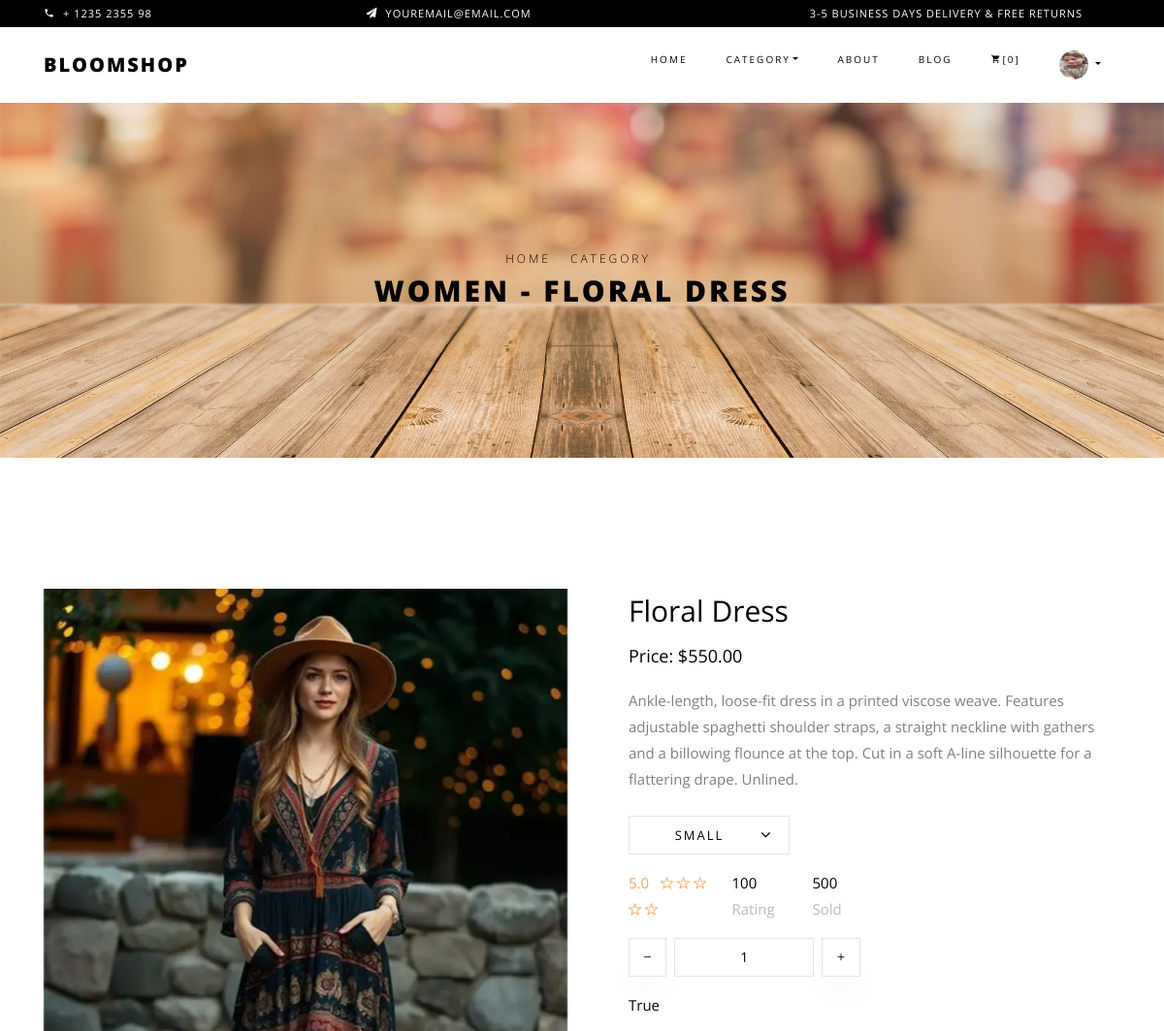
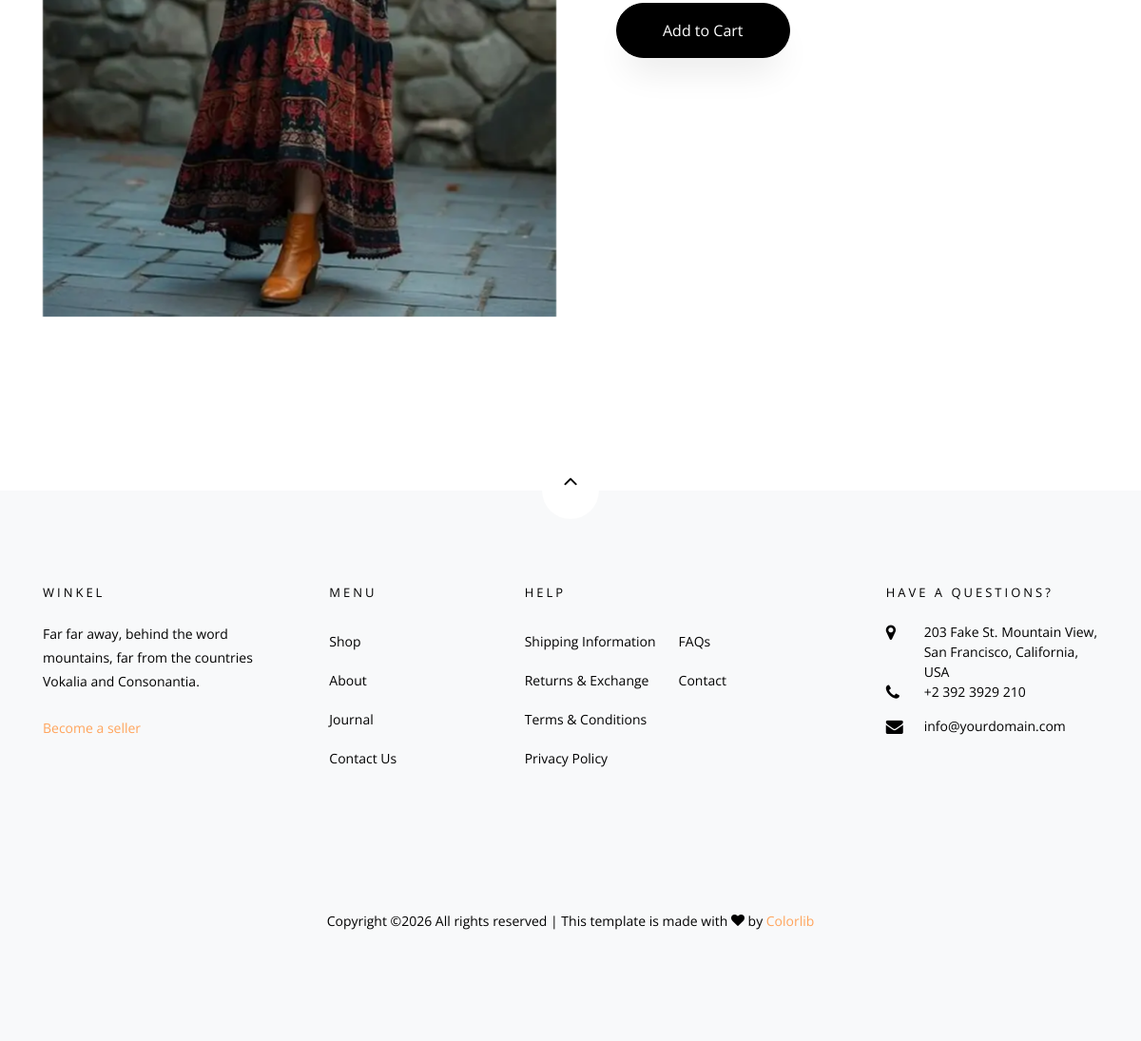
The page /category_single_product/2/product/1/ (signed in) on the database its author committed (2 pictures, top to bottom).
### myapp/models.py (models this page shows, shortened)
class BuyerProfile(models.Model):
    user = models.OneToOneField('auth.User', on_delete=models.CASCADE)
    mobile = models.CharField(max_length=15)
    mobile_verified = models.BooleanField(default=False)
    profile_picture = models.ImageField(upload_to='profile_pictures/', null=True, blank=True)

class Category(models.Model):
    name = models.CharField(max_length=100)
    parent = models.ForeignKey(
        'self',
        on_delete=models.CASCADE,
        null=True,
        blank=True,
        related_name='subcategories')

class Product(models.Model):
    name = models.CharField(max_length=200)
    price = models.DecimalField(max_digits=10, decimal_places=2)
    description = models.TextField(blank = True)
    image = models.ImageField(upload_to='products/')
    size = models.CharField(max_length=50, blank = True)
    color = models.CharField(max_length=50, blank = True)
    category = models.ForeignKey(
        Category,
        on_delete=models.SET_NULL,
        null = True,
        blank = True
        )
    seller = models.ForeignKey(
        SellerProfile,
        on_delete=models.CASCADE,
        null = True,
        blank = True
        )
    stock = models.BooleanField(null=True, default=True)

### myapp/views.py (the view)
# urls.py: path('category_single_product/<int:category_id>/product/<int:product_id>/', views.category_single_product, name='category_single_product'),
def category_single_product(request, category_id, product_id):
    category = Category.objects.get(id=category_id)
    product = Product.objects.get(id=product_id)
    return render(request, 'category_single_product.html', {'product': product, 'category': category})

### myapp/context_processors.py (called while the page is built)
def categories(request):
    categories = Category.objects.filter(parent= None)
    return {'categories': categories}

def profile(request):
    if request.user.is_authenticated:
        try:
            buyer_profile = BuyerProfile.objects.get(user=request.user)
            return {'profile': buyer_profile}
        except BuyerProfile.DoesNotExist:
            try:
                seller_profile = SellerProfile.objects.get(user=request.user)
                return {'profile':seller_profile}
            except SellerProfile.DoesNotExist:
                return {'profile': None}
    return {'profile': None}

### templates/category_single_product.html (shortened to what this page needs)
<!DOCTYPE html>
{% extends 'header.html' %}
{% load static %}
{% block content %}
<html lang="en">
    <div class="hero-wrap hero-bread" style="background-image: url('{% static 'images/bg_6.jpg' %}');">
      <div class="container">
        <div class="row no-gutters slider-text align-items-center justify-content-center">
          <div class="col-md-9 ftco-animate text-center">
          	<p class="breadcrumbs"><span class="mr-2"><a href="{% url 'home' %}">Home</a></span>. <span class="mr-2"><a href="{% url 'category' %}">Category</a></span></p>
            <h1 class="mb-0 bread">{{category.name}} - {{ product.name }}</h1>
          </div>
        </div>
      </div>
    </div>
    <section class="ftco-section">
    	<div class="container">
    		<div class="row">
    			<div class="col-lg-6 mb-5 ftco-animate">
    				<a href="{% static 'images/menu-2.jpg' %}" class="image-popup">
						<img src="{{ product.image.url }}" class="img-fluid" alt="{{product.name}}">
					</a>
    			</div>
    			<div class="col-lg-6 product-details pl-md-5 ftco-animate">
    				<h3>{{ product.name }}</h3>
                    <p class="price" ><span style="font-size: 18px;">Price: ${{product.price}}</span></p>
    				<p>{{product.description}}</p>
						<div class="row mt-4">
							<div class="col-md-6">
								<div class="form-group d-flex">
		              <div class="select-wrap">
	                  <div class="icon"><span class="ion-ios-arrow-down"></span></div>
	                  <select name="" id="" class="form-control">
	                  	<option value="">Small</option>
	                  </select>
	                </div>
		            </div>
    				<div class="rating d-flex">
							<p class="text-left mr-4">
								<a href="#" class="mr-2">5.0</a>
								<a href="#"><span class="ion-ios-star-outline"></span></a>
								<a href="#"><span class="ion-ios-star-outline"></span></a>
								<a href="#"><span class="ion-ios-star-outline"></span></a>
								<a href="#"><span class="ion-ios-star-outline"></span></a>
								<a href="#"><span class="ion-ios-star-outline"></span></a>
							</p>
							<p class="text-left mr-4">
								<a href="#" class="mr-2" style="color: #000;">100 <span style="color: #bbb;">Rating</span></a>
							</p>
							<p class="text-left">
								<a href="#" class="mr-2" style="color: #000;">500 <span style="color: #bbb;">Sold</span></a>
							</p>
						</div>
							</div>
							<div class="input-group col-md-6 d-flex mb-3">
	             	<span class="input-group-btn mr-2">
	                	<button type="button" class="quantity-left-minus btn"  data-type="minus" data-field="">
	                   <i class="ion-ios-remove"></i>
	                	</button>
	            		</span>
	             	<input type="text" id="quantity" name="quantity" class="form-control input-number" value="1" min="1" max="100">
	             	<span class="input-group-btn ml-2">
	                	<button type="button" class="quantity-right-plus btn" data-type="plus" data-field="">
	                     <i class="ion-ios-add"></i>
	                 </button>
	             	</span>
	          	</div>
	          	<div class="col-md-12">
	          		<p style="color: #000;">{{ product.stock }} </p>
	          	</div>
          	</div>
          	<p><a href="{% url 'cart' %}" class="btn btn-black py-3 px-5">Add to Cart</a></p>
    			</div>
    		</div>
    	</div>
    </section>
 {% endblock %}

### templates/header.html (shortened to what this page needs)
 {% load static %}
 <head>
    <link rel="stylesheet" href="{% static 'css/open-iconic-bootstrap.min.css' %}">
    <link rel="stylesheet" href="{% static 'css/animate.css' %}">
    <link rel="stylesheet" href="{% static 'css/owl.carousel.min.css' %}">
    <link rel="stylesheet" href="{% static 'css/owl.theme.default.min.css' %}">
    <link rel="stylesheet" href="{% static 'css/magnific-popup.css' %}">
    <link rel="stylesheet" href="{% static 'css/aos.css' %}">
    <link rel="stylesheet" href="{% static 'css/ionicons.min.css' %}">
	<link rel="stylesheet" href="https://cdn.jsdelivr.net/npm/bootstrap-icons@1.13.1/font/bootstrap-icons.min.css">
    <link rel="stylesheet" href="{% static 'css/bootstrap-datepicker.css' %}">
    <link rel="stylesheet" href="{% static 'css/jquery.timepicker.css' %}">
    <link rel="stylesheet" href="{% static 'css/flaticon.css' %}">
    <link rel="stylesheet" href="{% static 'css/icomoon.css' %}">
    <link rel="stylesheet" href="{% static 'css/style.css' %}">
  </head>
  <body class="goto-here">
		<div class="py-1 bg-black">
    	<div class="container">
    		<div class="row no-gutters d-flex align-items-start align-items-center px-md-0">
	    		<div class="col-lg-12 d-block">
		    		<div class="row d-flex">
		    			<div class="col-md pr-4 d-flex topper align-items-center">
					    	<div class="icon mr-2 d-flex justify-content-center align-items-center"><span class="icon-phone2"></span></div>
						    <span class="text">+ 1235 2355 98</span>
					    </div>
					    <div class="col-md pr-4 d-flex topper align-items-center">
					    	<div class="icon mr-2 d-flex justify-content-center align-items-center"><span class="icon-paper-plane"></span></div>
						    <span class="text">youremail@email.com</span>
					    </div>
					    <div class="col-md-5 pr-4 d-flex topper align-items-center text-lg-right">
						    <span class="text">3-5 Business days delivery &amp; Free Returns</span>
					    </div>
				    </div>
			    </div>
		    </div>
		  </div>
    </div>
<nav class="navbar navbar-expand-lg navbar-dark ftco_navbar bg-dark ftco-navbar-light" id="ftco-navbar">
	    <div class="container">
	      <a class="navbar-brand" href="{% url 'home' %}">Bloomshop</a>
			 <div class="collapse navbar-collapse" id="ftco-nav">
	           <ul class="navbar-nav ml-auto">
	             <li class="nav-item active"><a href="{% url 'home' %}" class="nav-link">Home</a></li>
				 <li class="nav-item dropdown">
                    <a class="nav-link dropdown-toggle" href="{% url 'category' %}" id="dropdown04" data-toggle="dropdown" aria-haspopup="true" aria-expanded="false">Category</a>
                 </li>
	              <li class="nav-item"><a href="{% url 'about' %}" class="nav-link">About</a></li>
	              <li class="nav-item"><a href="{% url 'blog' %}" class="nav-link">Blog</a></li>
				 {% if request.session.email %}
				  <li class="nav-item cta cta-colored"><a href="{% url 'cart' %}" class="nav-link"><span class="icon-shopping_cart"></span>[0]</a></li>
                  <li class="nav-item dropdown d-flex align-items-center">
                   {% if profile.profile_picture %}
					<a href="#" class="nav-link dropdown-toggle" id="dropdown04" data-toggle="dropdown" aria-haspopup="true" aria-expanded="false">
						<img src="{{ profile.profile_picture.url  }}" alt="Profile Picture" class="rounded-circle" width="30" height="30">
					</a>
					{% else %}
					<a href="#" class="nav-link dropdown-toggle" id="dropdown04" data-toggle="dropdown" aria-haspopup="true" aria-expanded="false">
					</a>
					{% endif %}
                 </li>
	              {% else %}
                  <li class="nav-item"><a href="{% url 'signup' %}" class="nav-link">Signup</a></li>
				  <li class="nav-item"><a href="{% url 'login' %}" class="nav-link">Login</a></li>
				 {% endif %}
	           </ul>
	         </div>
	    </div>
	</nav>
      {% block content %}
      {% endblock %}
    {% include "footer.html" %}

### templates/footer.html (shortened to what this page needs)
     {% load static %}
    <footer class="ftco-footer bg-light ftco-section">
      <div class="container">
      	<div class="row">
      		<div class="mouse">
						<a href="#" class="mouse-icon">
							<div class="mouse-wheel"><span class="ion-ios-arrow-up"></span></div>
						</a>
					</div>
      	</div>
        <div class="row mb-5">
          <div class="col-md">
            <div class="ftco-footer-widget mb-4">
              <h2 class="ftco-heading-2">Winkel</h2>
              <p>Far far away, behind the word mountains, far from the countries Vokalia and Consonantia.</p>
              <a href="{% url 'seller_signup' %}" class="py-2 d-block">Become a seller</a>
              <ul class="ftco-footer-social list-unstyled float-md-left float-lft mt-5">
              </ul>
            </div>
          </div>
          <div class="col-md">
            <div class="ftco-footer-widget mb-4 ml-md-5">
              <h2 class="ftco-heading-2">Menu</h2>
              <ul class="list-unstyled">
                <li><a href="{% url 'shop' %}" class="py-2 d-block">Shop</a></li>
                <li><a href="{% url 'about' %}" class="py-2 d-block">About</a></li>
                <li><a href="journal" class="py-2 d-block">Journal</a></li>
                <li><a href="{% url 'contact' %}" class="py-2 d-block">Contact Us</a></li>
              </ul>
            </div>
          </div>
          <div class="col-md-4">
             <div class="ftco-footer-widget mb-4">
              <h2 class="ftco-heading-2">Help</h2>
              <div class="d-flex">
	              <ul class="list-unstyled mr-l-5 pr-l-3 mr-4">
	                <li><a href="Shipping" class="py-2 d-block">Shipping Information</a></li>
	                <li><a href="returns" class="py-2 d-block">Returns &amp; Exchange</a></li>
	                <li><a href="terms" class="py-2 d-block">Terms &amp; Conditions</a></li>
	                <li><a href="privacy" class="py-2 d-block">Privacy Policy</a></li>
	              </ul>
	              <ul class="list-unstyled">
	                <li><a href="faqs" class="py-2 d-block">FAQs</a></li>
	                <li><a href="contact" class="py-2 d-block">Contact</a></li>
	              </ul>
	            </div>
            </div>
          </div>
          <div class="col-md">
            <div class="ftco-footer-widget mb-4">
            	<h2 class="ftco-heading-2">Have a Questions?</h2>
            	<div class="block-23 mb-3">
	              <ul>
	                <li><span class="icon icon-map-marker"></span><span class="text">203 Fake St. Mountain View, San Francisco, California, USA</span></li>
	                <li><a href="#"><span class="icon icon-phone"></span><span class="text">+2 392 3929 210</span></a></li>
	                <li><a href="#"><span class="icon icon-envelope"></span><span class="text">info@yourdomain.com</span></a></li>
	              </ul>
	            </div>
            </div>
          </div>
        </div>
        <div class="row">
          <div class="col-md-12 text-center">
            <p>
						  Copyright &copy;<script>document.write(new Date().getFullYear());</script> All rights reserved | This template is made with <i class="icon-heart color-danger" aria-hidden="true"></i> by <a href="https://colorlib.com" target="_blank">Colorlib</a>
						</p>
          </div>
        </div>
      </div>
    </footer>
  </body>

### static/css/icomoon.css (style rules this page uses)
[class^="icon-"], [class*=" icon-"] { font-family: 'icomoon' !important; speak: none; font-style: normal; font-weight: normal; font-variant: normal; text-transform: none; line-height: 1; -webkit-font-smoothing: antialiased; -moz-osx-font-smoothing: grayscale; }
.icon-heart:before { content: "\f004"; }
.icon-map-marker:before { content: "\f041"; }
.icon-phone:before { content: "\f095"; }
.icon-envelope:before { content: "\f0e0"; }
.icon-paper-plane:before { content: "\f1d8"; }
.icon-phone2:before { content: "\e0cd"; }
.icon-shopping_cart:before { content: "\e8cc"; }

### rows shown on the page
BuyerProfile: profile_picture (picture)
Category: name "WOMEN"
Product: name "FLORAL DRESS", image (picture), name "Floral Dress", price "550.00", description "Ankle-length, loose-fit dress in a printed viscose weave. Features adjustable spaghetti shoulder straps, a straight neckline with gathers and a billowing flounce at the top. Cut in a soft A-line silhouette for a flattering drape. Unlined.", stock "True"
